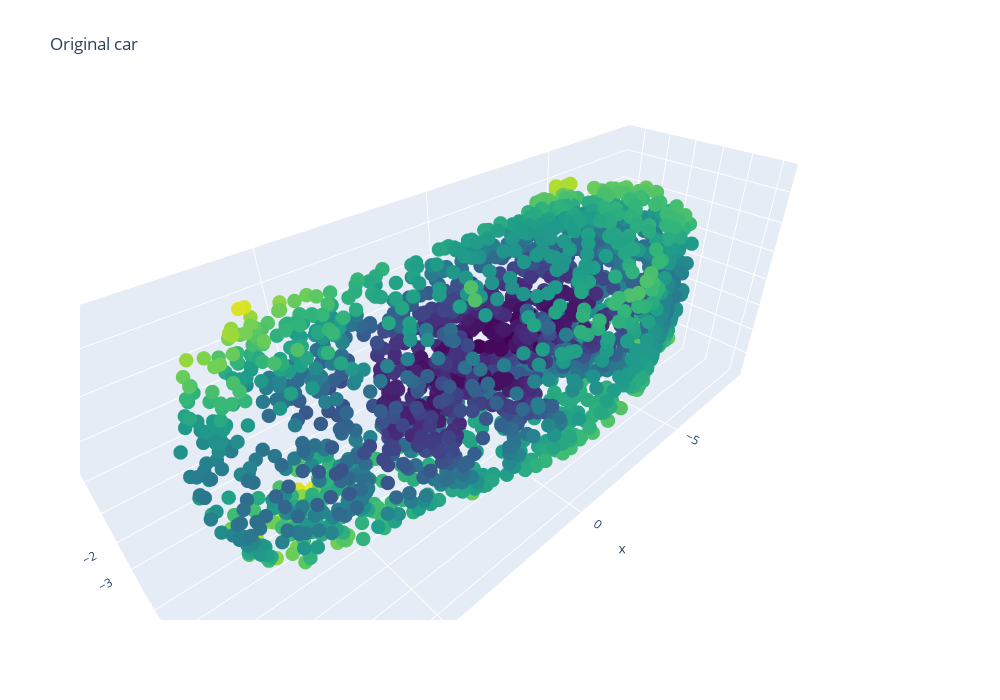
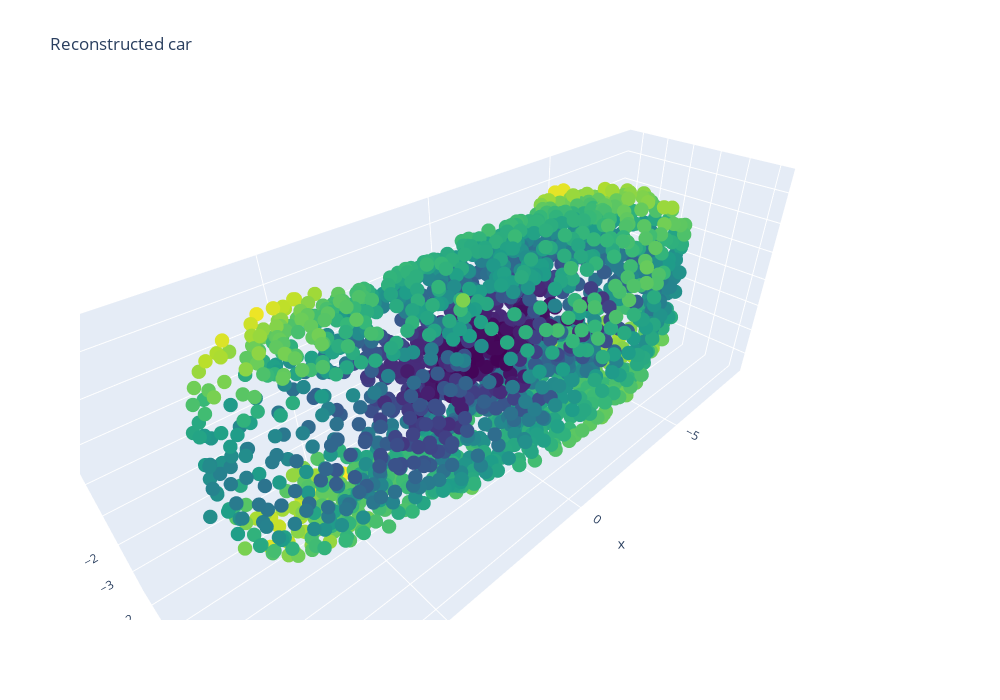

The notebook cell saved with these charts, in order:
### Code cell
x = val_loader.__iter__().next() # hack to grab a batch

inputs = x.float().to(device)

outputs, _ = model_test(inputs)

X = inputs.cpu().detach().numpy()[0]
X_hat = outputs.cpu().detach().numpy()[0]

fig1 = draw3DPoints(X, point_size = 5, title = "Original "+ CATEGORY, show = True)
# save3DPointsImage(fig1, save_path = os.path.join(HOME_PATH, "images"), title = "original_car")
fig2 = draw3DPoints(X_hat, point_size = 5, title = "Reconstructed "+ CATEGORY, show = True)
# save3DPointsImage(fig2, save_path = os.path.join(HOME_PATH, "images"), title = "reconstructed_car")

### Figure 1 — Plotly figure (JSON) as saved in the notebook; plotly's stock layout.template omitted (floating-point values rounded to 4 significant figures; data arrays with more than 128 entries replaced by an {"elided": "..."} marker saying what was removed)
{"data": [{"marker": {"color": {"elided": "2048 float values"}, "colorscale": [[0, "#440154"], [0.1111, "#482878"], [0.2222, "#3e4989"], [0.3333, "#31688e"], [0.4444, "#26828e"], [0.5556, "#1f9e89"], [0.6667, "#35b779"], [0.7778, "#6ece58"], [0.8889, "#b5de2b"], [1, "#fde725"]], "size": 5}, "mode": "markers", "type": "scatter3d", "visible": true, "x": {"elided": "2048 float values"}, "y": {"elided": "2048 float values"}, "z": {"elided": "2048 float values"}}], "layout": {"height": 700, "scene": {"aspectratio": {"x": 2.4, "y": 0.7625, "z": 0.9821}, "xaxis": {"range": [-9.356, 9.818]}, "yaxis": {"range": [-2.65, 3.442]}, "zaxis": {"range": [-3.978, 3.868]}}, "title": {"text": "Original car"}, "width": 1000}}

### Figure 2 — Plotly figure (JSON) as saved in the notebook; plotly's stock layout.template omitted (floating-point values rounded to 4 significant figures; data arrays with more than 128 entries replaced by an {"elided": "..."} marker saying what was removed)
{"data": [{"marker": {"color": {"elided": "2048 float values"}, "colorscale": [[0, "#440154"], [0.1111, "#482878"], [0.2222, "#3e4989"], [0.3333, "#31688e"], [0.4444, "#26828e"], [0.5556, "#1f9e89"], [0.6667, "#35b779"], [0.7778, "#6ece58"], [0.8889, "#b5de2b"], [1, "#fde725"]], "size": 5}, "mode": "markers", "type": "scatter3d", "visible": true, "x": {"elided": "2048 float values"}, "y": {"elided": "2048 float values"}, "z": {"elided": "2048 float values"}}], "layout": {"height": 700, "scene": {"aspectratio": {"x": 2.4, "y": 0.751, "z": 0.9431}, "xaxis": {"range": [-9.335, 9.827]}, "yaxis": {"range": [-2.552, 3.444]}, "zaxis": {"range": [-3.783, 3.748]}}, "title": {"text": "Reconstructed car"}, "width": 1000}}
